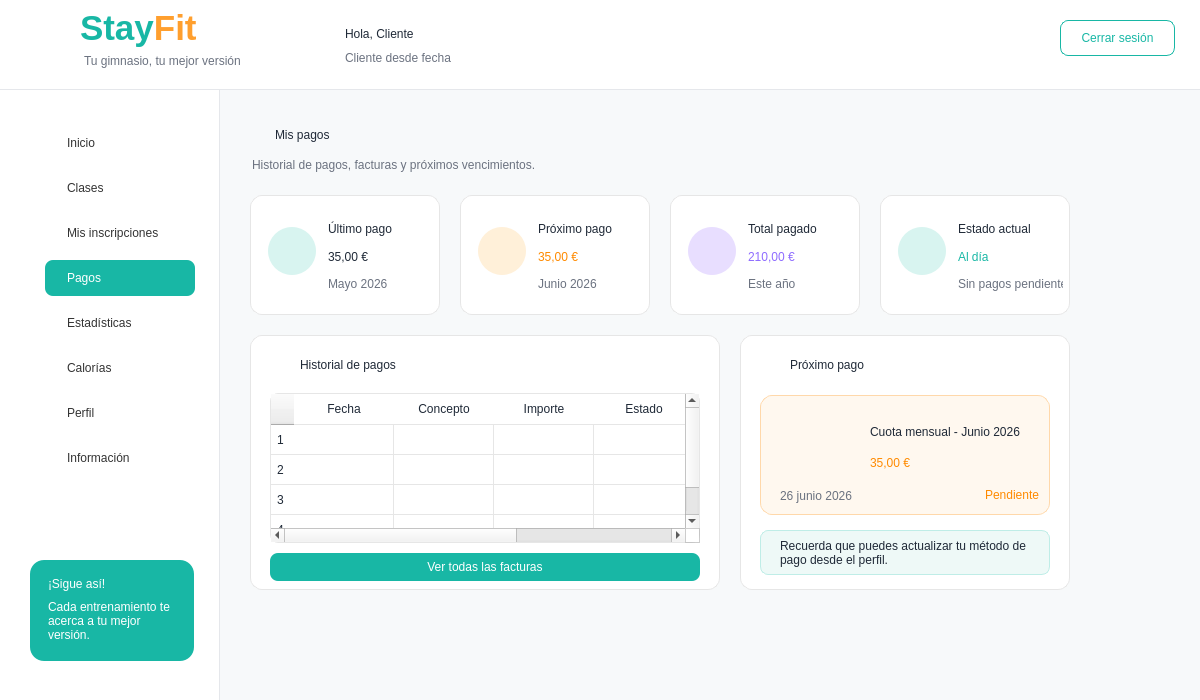
<?xml version="1.0" encoding="UTF-8"?>
<ui version="4.0">
 <class>MainWindow</class>
 <widget class="QMainWindow" name="MainWindow">
  <property name="geometry">
   <rect>
    <x>0</x>
    <y>0</y>
    <width>1200</width>
    <height>700</height>
   </rect>
  </property>
  <property name="windowTitle">
   <string>StayFit - Pagos Cliente</string>
  </property>
  <property name="styleSheet">
   <string notr="true">QMainWindow { background-color: #F7F9FA; }
QLabel { background: transparent; color: #1F2937; font-family: &quot;Segoe UI&quot;; }
QPushButton { font-family: &quot;Segoe UI&quot;; }
QFrame#frameHeader { background-color: white; border-bottom: 1px solid #E5E7EB; }
QFrame#frameMenu { background-color: white; border-right: 1px solid #E5E7EB; }
QFrame#frameContenido { background-color: #F7F9FA; border: none; }
QFrame#cardUltimo, QFrame#cardProximo, QFrame#cardTotal, QFrame#cardEstado, QFrame#cardHistorial, QFrame#cardProximoPago, QFrame#cardSeguro, QFrame#cardSigue { background-color: white; border: 1px solid #E6E6E6; border-radius: 12px; }
QPushButton#btnPagos { background-color: #18B7A5; color: white; border-radius: 8px; text-align: left; padding-left: 22px; font: bold 11pt &quot;Segoe UI&quot;; }
QPushButton#btnInicio, QPushButton#btnClases, QPushButton#btnInscripciones, QPushButton#btnEstadisticas, QPushButton#btnCalorias, QPushButton#btnPerfil, QPushButton#btnInformacion { background-color: transparent; color: #333333; border: none; text-align: left; padding-left: 22px; font: 11pt &quot;Segoe UI&quot;; }
QPushButton#btnInicio:hover, QPushButton#btnClases:hover, QPushButton#btnInscripciones:hover, QPushButton#btnEstadisticas:hover, QPushButton#btnCalorias:hover, QPushButton#btnPerfil:hover, QPushButton#btnInformacion:hover { background-color: #E6F7F5; border-radius: 8px; }
QPushButton#btnCerrarSesion { background-color: white; color: #18B7A5; border: 1px solid #18B7A5; border-radius: 8px; font: bold 10pt &quot;Segoe UI&quot;; }
QPushButton#btnVerFacturas, QPushButton#btnAplicar { background-color: #18B7A5; color: white; border: none; border-radius: 8px; font: bold 10pt &quot;Segoe UI&quot;; }
QPushButton#btnMini, QPushButton#btnPerfilPago { background-color: transparent; color: #00A896; border: none; font: bold 9pt &quot;Segoe UI&quot;; }
QTableWidget { background-color: white; border: 1px solid #E6E6E6; border-radius: 8px; gridline-color: #E6E6E6; font: 9pt &quot;Segoe UI&quot;; }
QHeaderView::section { background-color: white; color: #1F2937; font: bold 9pt &quot;Segoe UI&quot;; border: none; border-bottom: 1px solid #E6E6E6; padding: 6px; }</string>
  </property>
  <widget class="QWidget" name="centralwidget">
   <widget class="QFrame" name="frameHeader">
    <property name="geometry">
     <rect>
      <x>0</x>
      <y>0</y>
      <width>1201</width>
      <height>90</height>
     </rect>
    </property>
    <widget class="QLabel" name="lblLogoIcono">
     <property name="geometry">
      <rect>
       <x>18</x>
       <y>10</y>
       <width>65</width>
       <height>65</height>
      </rect>
     </property>
     <property name="text">
      <string/>
     </property>
     <property name="pixmap">
      <pixmap>:/prefijoNuevo/logo_stayfit.png</pixmap>
     </property>
     <property name="scaledContents">
      <bool>true</bool>
     </property>
    </widget>
    <widget class="QLabel" name="labelStayFitHeader">
     <property name="geometry">
      <rect>
       <x>80</x>
       <y>8</y>
       <width>170</width>
       <height>40</height>
      </rect>
     </property>
     <property name="text">
      <string>&lt;html&gt;&lt;body&gt;&lt;span style=&quot;font-size:26pt;font-weight:700;color:#18B7A5;&quot;&gt;Stay&lt;/span&gt;&lt;span style=&quot;font-size:26pt;font-weight:700;color:#FF9F2E;&quot;&gt;Fit&lt;/span&gt;&lt;/body&gt;&lt;/html&gt;</string>
     </property>
    </widget>
    <widget class="QLabel" name="labelSubtituloHeader">
     <property name="geometry">
      <rect>
       <x>84</x>
       <y>52</y>
       <width>190</width>
       <height>18</height>
      </rect>
     </property>
     <property name="styleSheet">
      <string notr="true">color: #6B7280; font: 9pt &quot;Segoe UI&quot;;</string>
     </property>
     <property name="text">
      <string>Tu gimnasio, tu mejor versión</string>
     </property>
    </widget>
    <widget class="QLabel" name="lblAvatarCliente">
     <property name="geometry">
      <rect>
       <x>285</x>
       <y>23</y>
       <width>44</width>
       <height>44</height>
      </rect>
     </property>
     <property name="text">
      <string/>
     </property>
     <property name="pixmap">
      <pixmap>:/newPrefix/usuario.png</pixmap>
     </property>
     <property name="scaledContents">
      <bool>true</bool>
     </property>
    </widget>
    <widget class="QLabel" name="lblNombreCliente">
     <property name="geometry">
      <rect>
       <x>345</x>
       <y>22</y>
       <width>270</width>
       <height>24</height>
      </rect>
     </property>
     <property name="styleSheet">
      <string notr="true">font: bold 13pt &quot;Segoe UI&quot;; color: #1F2937;</string>
     </property>
     <property name="text">
      <string>Hola, Cliente</string>
     </property>
    </widget>
    <widget class="QLabel" name="lblFechaAltaCliente">
     <property name="geometry">
      <rect>
       <x>345</x>
       <y>48</y>
       <width>250</width>
       <height>20</height>
      </rect>
     </property>
     <property name="styleSheet">
      <string notr="true">font: 10pt &quot;Segoe UI&quot;; color: #6B7280;</string>
     </property>
     <property name="text">
      <string>Cliente desde fecha</string>
     </property>
    </widget>
    <widget class="QPushButton" name="btnCerrarSesion">
     <property name="geometry">
      <rect>
       <x>1060</x>
       <y>20</y>
       <width>115</width>
       <height>36</height>
      </rect>
     </property>
     <property name="text">
      <string>Cerrar sesión</string>
     </property>
    </widget>
   </widget>
   <widget class="QFrame" name="frameMenu">
    <property name="geometry">
     <rect>
      <x>0</x>
      <y>90</y>
      <width>220</width>
      <height>611</height>
     </rect>
    </property>
    <widget class="QPushButton" name="btnInicio">
     <property name="geometry">
      <rect>
       <x>45</x>
       <y>35</y>
       <width>150</width>
       <height>36</height>
      </rect>
     </property>
     <property name="text">
      <string>Inicio</string>
     </property>
    </widget>
    <widget class="QPushButton" name="btnClases">
     <property name="geometry">
      <rect>
       <x>45</x>
       <y>80</y>
       <width>150</width>
       <height>36</height>
      </rect>
     </property>
     <property name="text">
      <string>Clases</string>
     </property>
    </widget>
    <widget class="QPushButton" name="btnInscripciones">
     <property name="geometry">
      <rect>
       <x>45</x>
       <y>125</y>
       <width>150</width>
       <height>36</height>
      </rect>
     </property>
     <property name="text">
      <string>Mis inscripciones</string>
     </property>
    </widget>
    <widget class="QPushButton" name="btnPagos">
     <property name="geometry">
      <rect>
       <x>45</x>
       <y>170</y>
       <width>150</width>
       <height>36</height>
      </rect>
     </property>
     <property name="text">
      <string>Pagos</string>
     </property>
    </widget>
    <widget class="QPushButton" name="btnEstadisticas">
     <property name="geometry">
      <rect>
       <x>45</x>
       <y>215</y>
       <width>150</width>
       <height>36</height>
      </rect>
     </property>
     <property name="text">
      <string>Estadísticas</string>
     </property>
    </widget>
    <widget class="QPushButton" name="btnCalorias">
     <property name="geometry">
      <rect>
       <x>45</x>
       <y>260</y>
       <width>150</width>
       <height>36</height>
      </rect>
     </property>
     <property name="text">
      <string>Calorías</string>
     </property>
    </widget>
    <widget class="QPushButton" name="btnPerfil">
     <property name="geometry">
      <rect>
       <x>45</x>
       <y>305</y>
       <width>150</width>
       <height>36</height>
      </rect>
     </property>
     <property name="text">
      <string>Perfil</string>
     </property>
    </widget>
    <widget class="QPushButton" name="btnInformacion">
     <property name="geometry">
      <rect>
       <x>45</x>
       <y>350</y>
       <width>150</width>
       <height>36</height>
      </rect>
     </property>
     <property name="text">
      <string>Información</string>
     </property>
    </widget>
    <widget class="QFrame" name="cardSigue">
     <property name="geometry">
      <rect>
       <x>30</x>
       <y>470</y>
       <width>164</width>
       <height>101</height>
      </rect>
     </property>
     <property name="styleSheet">
      <string notr="true">QFrame#cardSigue { background-color: #18B7A5; border-radius: 14px; border: none; }</string>
     </property>
     <widget class="QLabel" name="lblSigue">
      <property name="geometry">
       <rect>
        <x>18</x>
        <y>12</y>
        <width>130</width>
        <height>24</height>
       </rect>
      </property>
      <property name="styleSheet">
       <string notr="true">color:white; font:bold 11pt &quot;Segoe UI&quot;;</string>
      </property>
      <property name="text">
       <string>¡Sigue así!</string>
      </property>
     </widget>
     <widget class="QLabel" name="lblSigueTexto">
      <property name="geometry">
       <rect>
        <x>18</x>
        <y>35</y>
        <width>130</width>
        <height>51</height>
       </rect>
      </property>
      <property name="styleSheet">
       <string notr="true">color:white; font:9pt &quot;Segoe UI&quot;;</string>
      </property>
      <property name="text">
       <string>Cada entrenamiento te acerca a tu mejor versión.</string>
      </property>
      <property name="wordWrap">
       <bool>true</bool>
      </property>
     </widget>
    </widget>
    <widget class="QLabel" name="iconInicio">
     <property name="geometry">
      <rect>
       <x>20</x>
       <y>43</y>
       <width>22</width>
       <height>22</height>
      </rect>
     </property>
     <property name="text">
      <string/>
     </property>
     <property name="pixmap">
      <pixmap>:/prefijoNuevo/casa_inicio.png</pixmap>
     </property>
     <property name="scaledContents">
      <bool>true</bool>
     </property>
    </widget>
    <widget class="QLabel" name="iconClases">
     <property name="geometry">
      <rect>
       <x>20</x>
       <y>87</y>
       <width>22</width>
       <height>22</height>
      </rect>
     </property>
     <property name="text">
      <string/>
     </property>
     <property name="pixmap">
      <pixmap>:/newPrefix/calendario.png</pixmap>
     </property>
     <property name="scaledContents">
      <bool>true</bool>
     </property>
    </widget>
    <widget class="QLabel" name="iconIns">
     <property name="geometry">
      <rect>
       <x>20</x>
       <y>132</y>
       <width>23</width>
       <height>23</height>
      </rect>
     </property>
     <property name="text">
      <string/>
     </property>
     <property name="pixmap">
      <pixmap>:/newPrefix/inscripcion.png</pixmap>
     </property>
     <property name="scaledContents">
      <bool>true</bool>
     </property>
    </widget>
    <widget class="QLabel" name="iconPagos">
     <property name="geometry">
      <rect>
       <x>10</x>
       <y>177</y>
       <width>23</width>
       <height>23</height>
      </rect>
     </property>
     <property name="text">
      <string/>
     </property>
     <property name="pixmap">
      <pixmap>:/newPrefix/pagos.png</pixmap>
     </property>
     <property name="scaledContents">
      <bool>true</bool>
     </property>
    </widget>
    <widget class="QLabel" name="iconEst">
     <property name="geometry">
      <rect>
       <x>20</x>
       <y>222</y>
       <width>23</width>
       <height>23</height>
      </rect>
     </property>
     <property name="text">
      <string/>
     </property>
     <property name="pixmap">
      <pixmap>:/newPrefix/grafico-de-barras.png</pixmap>
     </property>
     <property name="scaledContents">
      <bool>true</bool>
     </property>
    </widget>
    <widget class="QLabel" name="iconCal">
     <property name="geometry">
      <rect>
       <x>20</x>
       <y>267</y>
       <width>23</width>
       <height>23</height>
      </rect>
     </property>
     <property name="text">
      <string/>
     </property>
     <property name="pixmap">
      <pixmap>:/newPrefix/fuego.png</pixmap>
     </property>
     <property name="scaledContents">
      <bool>true</bool>
     </property>
    </widget>
    <widget class="QLabel" name="iconPerfil">
     <property name="geometry">
      <rect>
       <x>20</x>
       <y>312</y>
       <width>23</width>
       <height>23</height>
      </rect>
     </property>
     <property name="text">
      <string/>
     </property>
     <property name="pixmap">
      <pixmap>:/newPrefix/usuario.png</pixmap>
     </property>
     <property name="scaledContents">
      <bool>true</bool>
     </property>
    </widget>
    <widget class="QLabel" name="iconInfo">
     <property name="geometry">
      <rect>
       <x>20</x>
       <y>357</y>
       <width>23</width>
       <height>23</height>
      </rect>
     </property>
     <property name="text">
      <string/>
     </property>
     <property name="pixmap">
      <pixmap>:/newPrefix/informacion.png</pixmap>
     </property>
     <property name="scaledContents">
      <bool>true</bool>
     </property>
    </widget>
   </widget>
   <widget class="QFrame" name="frameContenido">
    <property name="geometry">
     <rect>
      <x>220</x>
      <y>90</y>
      <width>981</width>
      <height>601</height>
     </rect>
    </property>
    <widget class="QLabel" name="lblTituloPagos">
     <property name="geometry">
      <rect>
       <x>55</x>
       <y>28</y>
       <width>300</width>
       <height>34</height>
      </rect>
     </property>
     <property name="styleSheet">
      <string notr="true">font:bold 20pt &quot;Segoe UI&quot;; color:#1F2937;</string>
     </property>
     <property name="text">
      <string>Mis pagos</string>
     </property>
    </widget>
    <widget class="QLabel" name="iconTitulo">
     <property name="geometry">
      <rect>
       <x>30</x>
       <y>33</y>
       <width>22</width>
       <height>22</height>
      </rect>
     </property>
     <property name="text">
      <string/>
     </property>
     <property name="pixmap">
      <pixmap>:/newPrefix/pagos.png</pixmap>
     </property>
     <property name="scaledContents">
      <bool>true</bool>
     </property>
    </widget>
    <widget class="QLabel" name="lblSubtituloPagos">
     <property name="geometry">
      <rect>
       <x>32</x>
       <y>65</y>
       <width>510</width>
       <height>20</height>
      </rect>
     </property>
     <property name="styleSheet">
      <string notr="true">font:9pt &quot;Segoe UI&quot;; color:#6B7280;</string>
     </property>
     <property name="text">
      <string>Historial de pagos, facturas y próximos vencimientos.</string>
     </property>
    </widget>
    <widget class="QFrame" name="cardUltimo">
     <property name="geometry">
      <rect>
       <x>30</x>
       <y>105</y>
       <width>190</width>
       <height>120</height>
      </rect>
     </property>
     <widget class="QLabel" name="iconUlt">
      <property name="geometry">
       <rect>
        <x>18</x>
        <y>32</y>
        <width>48</width>
        <height>48</height>
       </rect>
      </property>
      <property name="styleSheet">
       <string notr="true">background-color:#D8F4F0; border-radius:24px;</string>
      </property>
      <property name="text">
       <string/>
      </property>
     </widget>
     <widget class="QLabel" name="iconUltImg">
      <property name="geometry">
       <rect>
        <x>28</x>
        <y>42</y>
        <width>28</width>
        <height>28</height>
       </rect>
      </property>
      <property name="text">
       <string/>
      </property>
      <property name="pixmap">
       <pixmap>:/newPrefix/pagos.png</pixmap>
      </property>
      <property name="scaledContents">
       <bool>true</bool>
      </property>
     </widget>
     <widget class="QLabel" name="lblUltimo">
      <property name="geometry">
       <rect>
        <x>78</x>
        <y>25</y>
        <width>100</width>
        <height>18</height>
       </rect>
      </property>
      <property name="styleSheet">
       <string notr="true">font:bold 9pt &quot;Segoe UI&quot;;</string>
      </property>
      <property name="text">
       <string>Último pago</string>
      </property>
     </widget>
     <widget class="QLabel" name="lblUltimoImporte">
      <property name="geometry">
       <rect>
        <x>78</x>
        <y>48</y>
        <width>100</width>
        <height>28</height>
       </rect>
      </property>
      <property name="styleSheet">
       <string notr="true">font:bold 17pt &quot;Segoe UI&quot;; color:#1F2937;</string>
      </property>
      <property name="text">
       <string>35,00 €</string>
      </property>
     </widget>
     <widget class="QLabel" name="lblUltimoMes">
      <property name="geometry">
       <rect>
        <x>78</x>
        <y>80</y>
        <width>100</width>
        <height>18</height>
       </rect>
      </property>
      <property name="styleSheet">
       <string notr="true">color:#6B7280; font:8pt &quot;Segoe UI&quot;;</string>
      </property>
      <property name="text">
       <string>Mayo 2026</string>
      </property>
     </widget>
    </widget>
    <widget class="QFrame" name="cardProximo">
     <property name="geometry">
      <rect>
       <x>240</x>
       <y>105</y>
       <width>190</width>
       <height>120</height>
      </rect>
     </property>
     <widget class="QLabel" name="iconProx">
      <property name="geometry">
       <rect>
        <x>18</x>
        <y>32</y>
        <width>48</width>
        <height>48</height>
       </rect>
      </property>
      <property name="styleSheet">
       <string notr="true">background-color:#FFF0D9; border-radius:24px;</string>
      </property>
      <property name="text">
       <string/>
      </property>
     </widget>
     <widget class="QLabel" name="iconProxImg">
      <property name="geometry">
       <rect>
        <x>28</x>
        <y>42</y>
        <width>28</width>
        <height>28</height>
       </rect>
      </property>
      <property name="text">
       <string/>
      </property>
      <property name="pixmap">
       <pixmap>:/newPrefix/calendario.png</pixmap>
      </property>
      <property name="scaledContents">
       <bool>true</bool>
      </property>
     </widget>
     <widget class="QLabel" name="lblProximo">
      <property name="geometry">
       <rect>
        <x>78</x>
        <y>25</y>
        <width>100</width>
        <height>18</height>
       </rect>
      </property>
      <property name="styleSheet">
       <string notr="true">font:bold 9pt &quot;Segoe UI&quot;;</string>
      </property>
      <property name="text">
       <string>Próximo pago</string>
      </property>
     </widget>
     <widget class="QLabel" name="lblProximoImporte">
      <property name="geometry">
       <rect>
        <x>78</x>
        <y>48</y>
        <width>100</width>
        <height>28</height>
       </rect>
      </property>
      <property name="styleSheet">
       <string notr="true">font:bold 17pt &quot;Segoe UI&quot;; color:#FF8A00;</string>
      </property>
      <property name="text">
       <string>35,00 €</string>
      </property>
     </widget>
     <widget class="QLabel" name="lblProximoMes">
      <property name="geometry">
       <rect>
        <x>78</x>
        <y>80</y>
        <width>100</width>
        <height>18</height>
       </rect>
      </property>
      <property name="styleSheet">
       <string notr="true">color:#6B7280; font:8pt &quot;Segoe UI&quot;;</string>
      </property>
      <property name="text">
       <string>Junio 2026</string>
      </property>
     </widget>
    </widget>
    <widget class="QFrame" name="cardTotal">
     <property name="geometry">
      <rect>
       <x>450</x>
       <y>105</y>
       <width>190</width>
       <height>120</height>
      </rect>
     </property>
     <widget class="QLabel" name="iconTot">
      <property name="geometry">
       <rect>
        <x>18</x>
        <y>32</y>
        <width>48</width>
        <height>48</height>
       </rect>
      </property>
      <property name="styleSheet">
       <string notr="true">background-color:#E8DEFF; border-radius:24px;</string>
      </property>
      <property name="text">
       <string/>
      </property>
     </widget>
     <widget class="QLabel" name="iconTotImg">
      <property name="geometry">
       <rect>
        <x>28</x>
        <y>42</y>
        <width>28</width>
        <height>28</height>
       </rect>
      </property>
      <property name="text">
       <string/>
      </property>
      <property name="pixmap">
       <pixmap>:/newPrefix/factura.png</pixmap>
      </property>
      <property name="scaledContents">
       <bool>true</bool>
      </property>
     </widget>
     <widget class="QLabel" name="lblTotal">
      <property name="geometry">
       <rect>
        <x>78</x>
        <y>25</y>
        <width>100</width>
        <height>18</height>
       </rect>
      </property>
      <property name="styleSheet">
       <string notr="true">font:bold 9pt &quot;Segoe UI&quot;;</string>
      </property>
      <property name="text">
       <string>Total pagado</string>
      </property>
     </widget>
     <widget class="QLabel" name="lblTotalImporte">
      <property name="geometry">
       <rect>
        <x>78</x>
        <y>48</y>
        <width>105</width>
        <height>28</height>
       </rect>
      </property>
      <property name="styleSheet">
       <string notr="true">font:bold 17pt &quot;Segoe UI&quot;; color:#8E6CFF;</string>
      </property>
      <property name="text">
       <string>210,00 €</string>
      </property>
     </widget>
     <widget class="QLabel" name="lblTotalAnio">
      <property name="geometry">
       <rect>
        <x>78</x>
        <y>80</y>
        <width>100</width>
        <height>18</height>
       </rect>
      </property>
      <property name="styleSheet">
       <string notr="true">color:#6B7280; font:8pt &quot;Segoe UI&quot;;</string>
      </property>
      <property name="text">
       <string>Este año</string>
      </property>
     </widget>
    </widget>
    <widget class="QFrame" name="cardEstado">
     <property name="geometry">
      <rect>
       <x>660</x>
       <y>105</y>
       <width>190</width>
       <height>120</height>
      </rect>
     </property>
     <widget class="QLabel" name="iconEstPago">
      <property name="geometry">
       <rect>
        <x>18</x>
        <y>32</y>
        <width>48</width>
        <height>48</height>
       </rect>
      </property>
      <property name="styleSheet">
       <string notr="true">background-color:#D8F4F0; border-radius:24px;</string>
      </property>
      <property name="text">
       <string/>
      </property>
     </widget>
     <widget class="QLabel" name="iconEstPagoImg">
      <property name="geometry">
       <rect>
        <x>28</x>
        <y>42</y>
        <width>28</width>
        <height>28</height>
       </rect>
      </property>
      <property name="text">
       <string/>
      </property>
      <property name="pixmap">
       <pixmap>:/newPrefix/marca-de-verificacion.png</pixmap>
      </property>
      <property name="scaledContents">
       <bool>true</bool>
      </property>
     </widget>
     <widget class="QLabel" name="lblEstadoTit">
      <property name="geometry">
       <rect>
        <x>78</x>
        <y>25</y>
        <width>100</width>
        <height>18</height>
       </rect>
      </property>
      <property name="styleSheet">
       <string notr="true">font:bold 9pt &quot;Segoe UI&quot;;</string>
      </property>
      <property name="text">
       <string>Estado actual</string>
      </property>
     </widget>
     <widget class="QLabel" name="lblEstadoActual">
      <property name="geometry">
       <rect>
        <x>78</x>
        <y>48</y>
        <width>100</width>
        <height>28</height>
       </rect>
      </property>
      <property name="styleSheet">
       <string notr="true">font:bold 16pt &quot;Segoe UI&quot;; color:#18B7A5;</string>
      </property>
      <property name="text">
       <string>Al día</string>
      </property>
     </widget>
     <widget class="QLabel" name="lblEstadoSub">
      <property name="geometry">
       <rect>
        <x>78</x>
        <y>80</y>
        <width>105</width>
        <height>18</height>
       </rect>
      </property>
      <property name="styleSheet">
       <string notr="true">color:#6B7280; font:7pt &quot;Segoe UI&quot;;</string>
      </property>
      <property name="text">
       <string>Sin pagos pendientes</string>
      </property>
     </widget>
    </widget>
    <widget class="QFrame" name="cardHistorial">
     <property name="geometry">
      <rect>
       <x>30</x>
       <y>245</y>
       <width>470</width>
       <height>255</height>
      </rect>
     </property>
     <widget class="QLabel" name="lblHistorial">
      <property name="geometry">
       <rect>
        <x>50</x>
        <y>18</y>
        <width>180</width>
        <height>24</height>
       </rect>
      </property>
      <property name="styleSheet">
       <string notr="true">font:bold 13pt &quot;Segoe UI&quot;;</string>
      </property>
      <property name="text">
       <string>Historial de pagos</string>
      </property>
     </widget>
     <widget class="QLabel" name="iconHist">
      <property name="geometry">
       <rect>
        <x>20</x>
        <y>20</y>
        <width>22</width>
        <height>22</height>
       </rect>
      </property>
      <property name="text">
       <string/>
      </property>
      <property name="pixmap">
       <pixmap>:/newPrefix/pagos.png</pixmap>
      </property>
      <property name="scaledContents">
       <bool>true</bool>
      </property>
     </widget>
     <widget class="QTableWidget" name="tablaPagos">
      <property name="geometry">
       <rect>
        <x>20</x>
        <y>58</y>
        <width>430</width>
        <height>150</height>
       </rect>
      </property>
      <row>
       <property name="text">
        <string>1</string>
       </property>
      </row>
      <row>
       <property name="text">
        <string>2</string>
       </property>
      </row>
      <row>
       <property name="text">
        <string>3</string>
       </property>
      </row>
      <row>
       <property name="text">
        <string>4</string>
       </property>
      </row>
      <column>
       <property name="text">
        <string>Fecha</string>
       </property>
      </column>
      <column>
       <property name="text">
        <string>Concepto</string>
       </property>
      </column>
      <column>
       <property name="text">
        <string>Importe</string>
       </property>
      </column>
      <column>
       <property name="text">
        <string>Estado</string>
       </property>
      </column>
      <column>
       <property name="text">
        <string>Factura</string>
       </property>
      </column>
     </widget>
     <widget class="QPushButton" name="btnVerFacturas">
      <property name="geometry">
       <rect>
        <x>20</x>
        <y>218</y>
        <width>430</width>
        <height>28</height>
       </rect>
      </property>
      <property name="text">
       <string>Ver todas las facturas</string>
      </property>
     </widget>
    </widget>
    <widget class="QFrame" name="cardProximoPago">
     <property name="geometry">
      <rect>
       <x>520</x>
       <y>245</y>
       <width>330</width>
       <height>255</height>
      </rect>
     </property>
     <widget class="QLabel" name="lblProxPagoTit">
      <property name="geometry">
       <rect>
        <x>50</x>
        <y>18</y>
        <width>180</width>
        <height>24</height>
       </rect>
      </property>
      <property name="styleSheet">
       <string notr="true">font:bold 13pt &quot;Segoe UI&quot;;</string>
      </property>
      <property name="text">
       <string>Próximo pago</string>
      </property>
     </widget>
     <widget class="QLabel" name="iconProxPago">
      <property name="geometry">
       <rect>
        <x>20</x>
        <y>20</y>
        <width>22</width>
        <height>22</height>
       </rect>
      </property>
      <property name="text">
       <string/>
      </property>
      <property name="pixmap">
       <pixmap>:/newPrefix/calendario.png</pixmap>
      </property>
      <property name="scaledContents">
       <bool>true</bool>
      </property>
     </widget>
     <widget class="QFrame" name="cardDetalleProx">
      <property name="geometry">
       <rect>
        <x>20</x>
        <y>60</y>
        <width>290</width>
        <height>120</height>
       </rect>
      </property>
      <property name="styleSheet">
       <string notr="true">QFrame#cardDetalleProx { background-color:#FFF8EF; border: 1px solid #FFD8AA; border-radius: 12px; }</string>
      </property>
      <widget class="QLabel" name="lblDetalleCuota">
       <property name="geometry">
        <rect>
         <x>110</x>
         <y>25</y>
         <width>160</width>
         <height>24</height>
        </rect>
       </property>
       <property name="styleSheet">
        <string notr="true">font:bold 10pt &quot;Segoe UI&quot;;</string>
       </property>
       <property name="text">
        <string>Cuota mensual - Junio 2026</string>
       </property>
      </widget>
      <widget class="QLabel" name="lblDetalleImporte">
       <property name="geometry">
        <rect>
         <x>110</x>
         <y>50</y>
         <width>140</width>
         <height>36</height>
        </rect>
       </property>
       <property name="styleSheet">
        <string notr="true">font:bold 21pt &quot;Segoe UI&quot;; color:#FF8A00;</string>
       </property>
       <property name="text">
        <string>35,00 €</string>
       </property>
      </widget>
      <widget class="QLabel" name="lblDetalleFecha">
       <property name="geometry">
        <rect>
         <x>20</x>
         <y>92</y>
         <width>120</width>
         <height>18</height>
        </rect>
       </property>
       <property name="styleSheet">
        <string notr="true">font:8pt &quot;Segoe UI&quot;; color:#6B7280;</string>
       </property>
       <property name="text">
        <string>26 junio 2026</string>
       </property>
      </widget>
      <widget class="QLabel" name="lblDetalleEstado">
       <property name="geometry">
        <rect>
         <x>225</x>
         <y>90</y>
         <width>55</width>
         <height>20</height>
        </rect>
       </property>
       <property name="styleSheet">
        <string notr="true">color:#FF8A00; font:bold 8pt &quot;Segoe UI&quot;;</string>
       </property>
       <property name="text">
        <string>Pendiente</string>
       </property>
      </widget>
      <widget class="QLabel" name="iconDetalle">
       <property name="geometry">
        <rect>
         <x>35</x>
         <y>30</y>
         <width>55</width>
         <height>55</height>
        </rect>
       </property>
       <property name="text">
        <string/>
       </property>
       <property name="pixmap">
        <pixmap>:/newPrefix/calendario.png</pixmap>
       </property>
       <property name="scaledContents">
        <bool>true</bool>
       </property>
      </widget>
     </widget>
     <widget class="QFrame" name="cardAviso">
      <property name="geometry">
       <rect>
        <x>20</x>
        <y>195</y>
        <width>290</width>
        <height>45</height>
       </rect>
      </property>
      <property name="styleSheet">
       <string notr="true">QFrame#cardAviso { background-color:#EEF9F7; border:1px solid #BFEDE7; border-radius: 8px; }</string>
      </property>
      <widget class="QLabel" name="lblAviso">
       <property name="geometry">
        <rect>
         <x>20</x>
         <y>8</y>
         <width>250</width>
         <height>30</height>
        </rect>
       </property>
       <property name="styleSheet">
        <string notr="true">font:8pt &quot;Segoe UI&quot;; color:#1F2937;</string>
       </property>
       <property name="text">
        <string>Recuerda que puedes actualizar tu método de pago desde el perfil.</string>
       </property>
       <property name="wordWrap">
        <bool>true</bool>
       </property>
      </widget>
     </widget>
    </widget>
    <widget class="QLabel" name="labelFondoOla">
     <property name="geometry">
      <rect>
       <x>540</x>
       <y>390</y>
       <width>441</width>
       <height>211</height>
      </rect>
     </property>
     <property name="text">
      <string/>
     </property>
     <property name="pixmap">
      <pixmap>:/entrenador/reborde_ola.png</pixmap>
     </property>
     <property name="scaledContents">
      <bool>true</bool>
     </property>
    </widget>
    <zorder>labelFondoOla</zorder>
    <zorder>lblTituloPagos</zorder>
    <zorder>iconTitulo</zorder>
    <zorder>lblSubtituloPagos</zorder>
    <zorder>cardUltimo</zorder>
    <zorder>cardProximo</zorder>
    <zorder>cardTotal</zorder>
    <zorder>cardEstado</zorder>
    <zorder>cardHistorial</zorder>
    <zorder>cardProximoPago</zorder>
   </widget>
  </widget>
 </widget>
 <resources>
  <include location="../imagenes/recursos.qrc"/>
 </resources>
 <connections/>
</ui>
